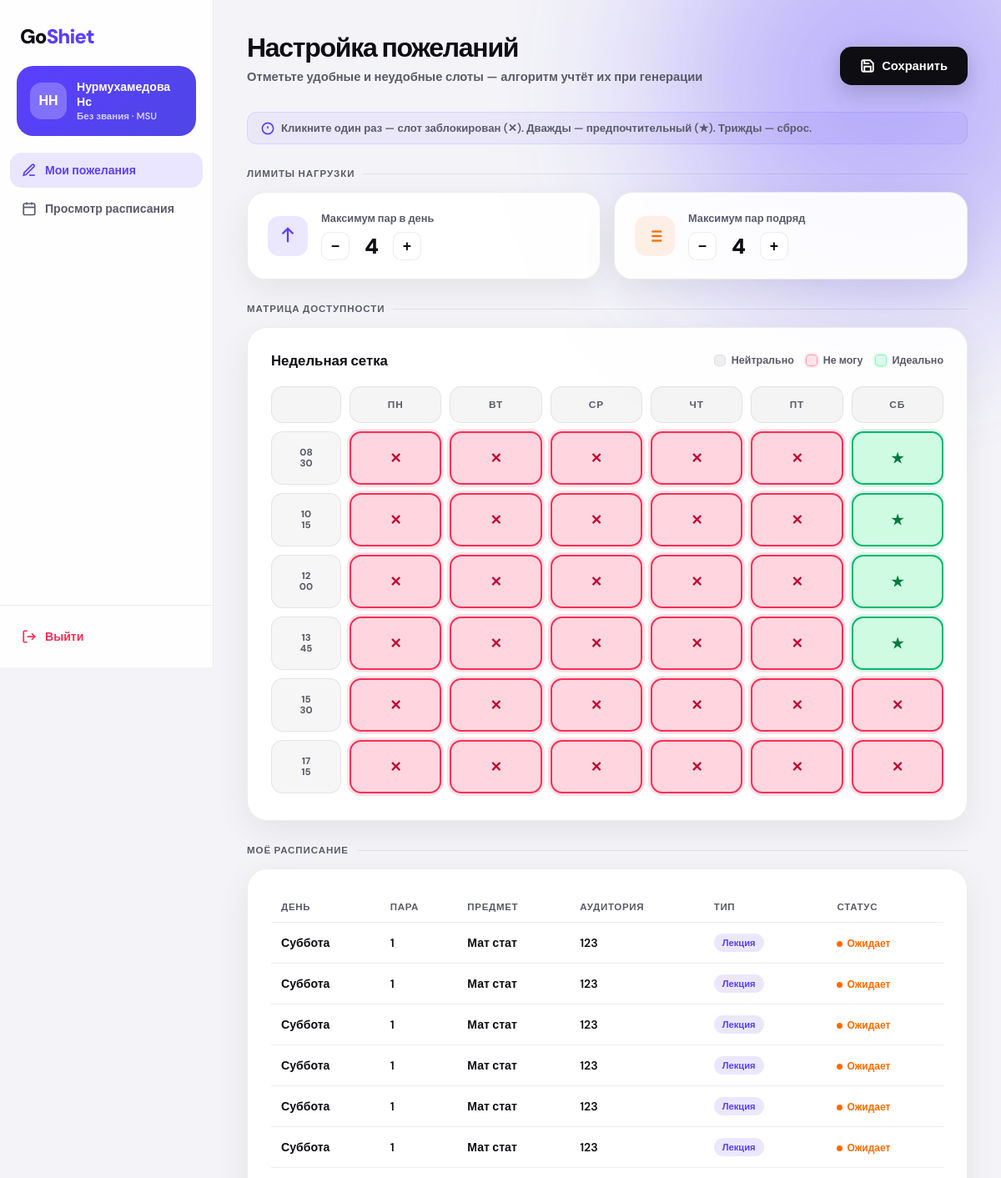
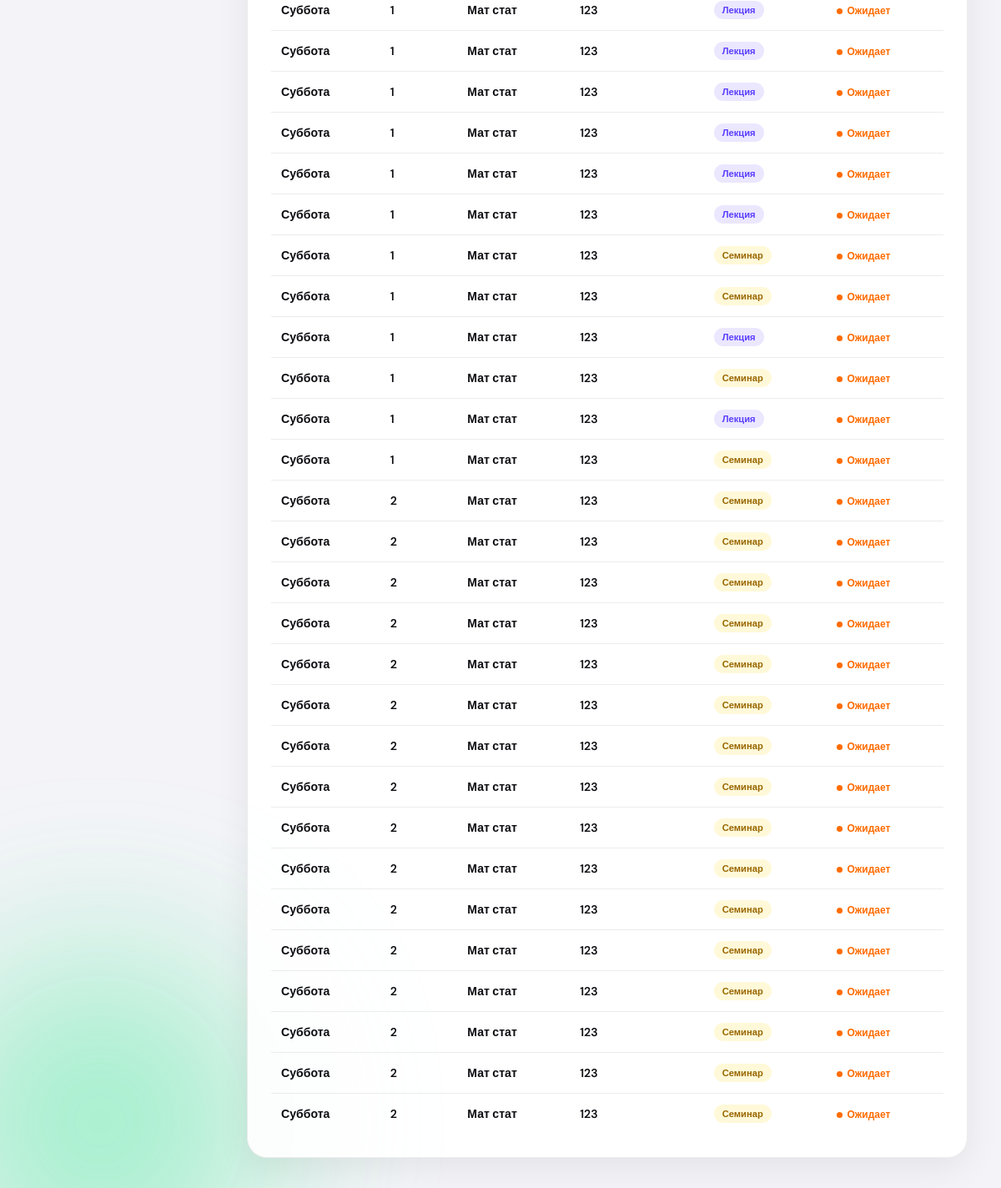
/teacher-dashboard/ (signed in), run on the app's committed database (2 pictures, top to bottom).
### core/models.py (models this page shows, shortened)
class User(AbstractUser):
    university     = models.ForeignKey(
        University, on_delete=models.CASCADE, null=True, blank=True,
        verbose_name="Университет"
    )
    is_admin       = models.BooleanField(default=False, verbose_name="Администратор ВУЗа")
    is_teacher     = models.BooleanField(default=False, verbose_name="Преподаватель")
    middle_name    = models.CharField(max_length=150, blank=True, null=True, verbose_name="Отчество")
    academic_title = models.CharField(max_length=50,  blank=True, null=True, verbose_name="Научное звание")
    class Meta:
        verbose_name        = "Пользователь"
        verbose_name_plural = "Пользователи"

class University(models.Model):
    name       = models.CharField(max_length=255, verbose_name="Название университета")
    created_at = models.DateTimeField(auto_now_add=True)
    class Meta:
        verbose_name        = "Университет"
        verbose_name_plural = "Университеты"

class TeacherPreference(models.Model):
    teacher = models.OneToOneField(
        User, on_delete=models.CASCADE,
        limit_choices_to={"is_teacher": True},
        related_name="preference", verbose_name="Преподаватель"
    )
    max_lessons_per_day      = models.PositiveSmallIntegerField(
        default=4, verbose_name="Макс. пар в день"
    )
    max_consecutive_lessons  = models.PositiveSmallIntegerField(
        default=2, verbose_name="Макс. пар подряд"
    )
    blocked_slots   = models.JSONField(default=list, blank=True, verbose_name="Заблокированные слоты")
    preferred_slots = models.JSONField(default=list, blank=True, verbose_name="Предпочтительные слоты")
    updated_at      = models.DateTimeField(auto_now=True)
    class Meta:
        verbose_name        = "Пожелания преподавателя"
        verbose_name_plural = "Пожелания преподавателей"

class ScheduleEntry(models.Model):
    university  = models.ForeignKey(
        University, on_delete=models.CASCADE, related_name="schedule_entries",
        verbose_name="Университет"
    )
    subject     = models.ForeignKey(
        Subject, on_delete=models.CASCADE, related_name="schedule_entries",
        verbose_name="Предмет"
    )
    teacher     = models.ForeignKey(
        User, on_delete=models.CASCADE,
        limit_choices_to={"is_teacher": True},
        related_name="schedule_entries", verbose_name="Преподаватель"
    )
    classroom   = models.ForeignKey(
        Classroom, on_delete=models.SET_NULL, null=True, blank=True,
        related_name="schedule_entries", verbose_name="Аудитория"
    )
    course      = models.ForeignKey(
        Course, on_delete=models.SET_NULL, null=True, blank=True,
        related_name="schedule_entries", verbose_name="Курс"
    )
    groups      = models.ManyToManyField(
        Group, blank=True,
        related_name="schedule_entries", verbose_name="Группы"
    )
    weekday     = models.PositiveSmallIntegerField(
        choices=WEEKDAYS, verbose_name="День недели"
    )
    slot_number = models.PositiveSmallIntegerField(
        verbose_name="Номер пары",
        help_text="1=08:30, 2=10:15, 3=12:00, 4=13:45, 5=15:30, 6=17:15"
    )
    lesson_type = models.CharField(
        max_length=20, choices=LESSON_TYPES, default="lecture",
        verbose_name="Тип занятия"
    )
    is_approved = models.BooleanField(default=False, verbose_name="Подтверждено")
    week_number = models.PositiveSmallIntegerField(default=1, verbose_name="Номер недели")
    created_at  = models.DateTimeField(auto_now_add=True)
    updated_at  = models.DateTimeField(auto_now=True)
    class Meta:
        unique_together     = ("teacher", "weekday", "slot_number")
        ordering            = ["weekday", "slot_number"]
        verbose_name        = "Запись расписания"
        verbose_name_plural = "Расписание"

class Subject(models.Model):
    university        = models.ForeignKey(
        University, on_delete=models.CASCADE, related_name="subjects",
        verbose_name="Университет"
    )
    name              = models.CharField(max_length=255, verbose_name="Название предмета")
    teacher           = models.ForeignKey(
        User, on_delete=models.SET_NULL, null=True, blank=True,
        limit_choices_to={"is_teacher": True},
        related_name="subjects", verbose_name="Преподаватель (основной)"
    )
    difficulty_points = models.PositiveSmallIntegerField(
        default=1, verbose_name="Сложность (1–5)",
        help_text="1 — лёгкий, 5 — очень сложный"
    )
    pairs_per_semester = models.PositiveSmallIntegerField(
        default=18, verbose_name="Пар в семестре"
    )
    course            = models.ForeignKey(
        Course, on_delete=models.SET_NULL, null=True, blank=True,
        related_name="subjects", verbose_name="Курс"
    )
    semester          = models.PositiveSmallIntegerField(
        default=1, verbose_name="Семестр"
    )
    class Meta:
        verbose_name        = "Предмет"
        verbose_name_plural = "Предметы"

class Classroom(models.Model):
    university   = models.ForeignKey(
        University, on_delete=models.CASCADE, related_name="classrooms",
        verbose_name="Университет"
    )
    name         = models.CharField(max_length=100, verbose_name="Номер / название")
    capacity     = models.PositiveIntegerField(default=30, verbose_name="Вместимость")
    room_type    = models.CharField(
        max_length=20, choices=ROOM_TYPES, default="seminar",
        verbose_name="Тип аудитории"
    )
    low_priority = models.BooleanField(
        default=False, verbose_name="Низкий приоритет",
        help_text="Использовать только если нет других подходящих аудиторий"
    )
    class Meta:
        verbose_name        = "Аудитория"
        verbose_name_plural = "Аудитории"

### core/views.py (the view)
    @login_required(login_url='auth')
    def wrapper(request, *args, **kwargs):
        if not request.user.is_teacher:
            return HttpResponse("Доступ запрещён.", status=403)
        return view_func(request, *args, **kwargs)

### core/views.py (called while the page is built)
def teacher_required(view_func):
    @login_required(login_url='auth')
    def wrapper(request, *args, **kwargs):
        if not request.user.is_teacher:
            return HttpResponse("Доступ запрещён.", status=403)
        return view_func(request, *args, **kwargs)
    wrapper.__name__ = view_func.__name__
    return wrapper

@teacher_required
def teacher_dashboard(request):
    teacher = request.user
    pref, _ = TeacherPreference.objects.get_or_create(teacher=teacher)
    my_schedule = (
        ScheduleEntry.objects
        .filter(teacher=teacher)
        .select_related('subject', 'classroom', 'course__direction')
        .order_by('weekday', 'slot_number')
    )
    context = {
        'pref': pref,
        'my_schedule': my_schedule,
    }
    return render(request, 'teacher_dashboard.html', context)

### templates/teacher_dashboard.html (shortened to what this page needs)
<!DOCTYPE html>
<html lang="ru">
<head>
</head>
<body>
<div class="orbs">
  <div class="orb o1"></div>
  <div class="orb o2"></div>
</div>
<div class="app">
  <aside class="sidebar">
    <div class="sb-head">
      <a href="{% url 'index' %}" class="logo">Go<span>Shiet</span></a>
    </div>
    <div class="sb-avatar">
      <div class="av-circle">
        {{ user.first_name|first|upper }}{{ user.last_name|first|upper }}
      </div>
      <div>
        <div class="av-name">{{ user.last_name }} {{ user.first_name }}</div>
        <div class="av-role">{{ user.academic_title|default:"Преподаватель" }} · {{ user.university.name }}</div>
      </div>
    </div>
    <nav class="sb-nav">
      <a class="nav-item active" href="{% url 'teacher_dashboard' %}">
        <svg viewBox="0 0 24 24"><path d="M12 20h9"/><path d="M16.5 3.5a2.121 2.121 0 0 1 3 3L7 19l-4 1 1-4L16.5 3.5z"/></svg>
        Мои пожелания
      </a>
      <a class="nav-item" href="{% url 'schedule' %}">
        <svg viewBox="0 0 24 24"><rect x="3" y="4" width="18" height="18" rx="2"/><line x1="16" y1="2" x2="16" y2="6"/><line x1="8" y1="2" x2="8" y2="6"/><line x1="3" y1="10" x2="21" y2="10"/></svg>
        Просмотр расписания
      </a>
    </nav>
    <div class="sb-foot">
      <a href="{% url 'logout' %}" class="nav-item logout">
        <svg viewBox="0 0 24 24"><path d="M9 21H5a2 2 0 0 1-2-2V5a2 2 0 0 1 2-2h4"/><polyline points="16 17 21 12 16 7"/><line x1="21" y1="12" x2="9" y2="12"/></svg>
        Выйти
      </a>
    </div>
  </aside>
  <main class="main">
    <div class="topbar">
      <div>
        <h1>Настройка пожеланий</h1>
        <p>Отметьте удобные и неудобные слоты — алгоритм учтёт их при генерации</p>
      </div>
      <button class="save-btn" id="saveBtn" onclick="savePreferences()">
        <svg viewBox="0 0 24 24"><path d="M19 21H5a2 2 0 0 1-2-2V5a2 2 0 0 1 2-2h11l5 5v11a2 2 0 0 1-2 2z"/><polyline points="17 21 17 13 7 13 7 21"/><polyline points="7 3 7 8 15 8"/></svg>
        <span>Сохранить</span>
      </button>
    </div>
    <div class="hint-bar">
      <svg viewBox="0 0 24 24"><circle cx="12" cy="12" r="10"/><line x1="12" y1="8" x2="12" y2="12"/><line x1="12" y1="16" x2="12.01" y2="16"/></svg>
      Кликните один раз — слот заблокирован (✕). Дважды — предпочтительный (★). Трижды — сброс.
    </div>
    <div class="section-label">Лимиты нагрузки</div>
    <div class="limits-row">
      <div class="limit-card">
        <div class="limit-icon" style="background:var(--purple-dim); color:var(--purple);">
          <svg viewBox="0 0 24 24"><path d="M12 20V4"/><path d="M5 9l7-7 7 7"/></svg>
        </div>
        <div style="flex:1;">
          <div class="limit-label">Максимум пар в день</div>
          <div class="limit-stepper">
            <button class="step-btn" onclick="step('day',-1)">−</button>
            <div class="step-val" id="val-day">{{ pref.max_lessons_per_day }}</div>
            <button class="step-btn" onclick="step('day',1)">+</button>
          </div>
        </div>
      </div>
      <div class="limit-card">
        <div class="limit-icon" style="background:rgba(255,107,0,.1); color:var(--orange);">
          <svg viewBox="0 0 24 24"><line x1="8" y1="6" x2="21" y2="6"/><line x1="8" y1="12" x2="21" y2="12"/><line x1="8" y1="18" x2="21" y2="18"/><line x1="3" y1="6" x2="3.01" y2="6"/><line x1="3" y1="12" x2="3.01" y2="12"/><line x1="3" y1="18" x2="3.01" y2="18"/></svg>
        </div>
        <div style="flex:1;">
          <div class="limit-label">Максимум пар подряд</div>
          <div class="limit-stepper">
            <button class="step-btn" onclick="step('consec',-1)">−</button>
            <div class="step-val" id="val-consec">{{ pref.max_consecutive_lessons }}</div>
            <button class="step-btn" onclick="step('consec',1)">+</button>
          </div>
        </div>
      </div>
    </div>
    <div class="section-label">Матрица доступности</div>
    <div class="matrix-card">
      <div class="matrix-head">
        <div class="matrix-title">Недельная сетка</div>
        <div class="legend">
          <div class="leg"><div class="leg-dot" style="background:rgba(13,13,18,.06); border:1.5px solid var(--border);"></div>Нейтрально</div>
          <div class="leg"><div class="leg-dot" style="background:var(--pink-dim); border:1.5px solid rgba(255,45,85,.4);"></div>Не могу</div>
          <div class="leg"><div class="leg-dot" style="background:var(--green-dim); border:1.5px solid rgba(0,230,118,.4);"></div>Идеально</div>
        </div>
      </div>
      <div class="matrix-grid-wrap">
        <div class="matrix-grid" id="matrixGrid">
          <div class="mg-label"></div>
          <div class="mg-label">Пн</div>
          <div class="mg-label">Вт</div>
          <div class="mg-label">Ср</div>
          <div class="mg-label">Чт</div>
          <div class="mg-label">Пт</div>
          <div class="mg-label">Сб</div>
        </div>
      </div>
    </div>
    <div class="section-label">Моё расписание</div>
    <div class="schedule-card">
      {% if my_schedule %}
        <table class="sched-table">
          <thead>
            <tr>
              <th>День</th>
              <th>Пара</th>
              <th>Предмет</th>
              <th>Аудитория</th>
              <th>Тип</th>
              <th>Статус</th>
            </tr>
          </thead>
          <tbody>
            {% for e in my_schedule %}
            <tr>
              <td>{{ e.get_weekday_display }}</td>
              <td>{{ e.slot_number }}</td>
              <td>{{ e.subject.name }}</td>
              <td>{{ e.classroom.name|default:"—" }}</td>
              <td><span class="type-pill type-{{ e.lesson_type }}">{{ e.get_lesson_type_display }}</span></td>
              <td>
                {% if e.is_approved %}
                  <span class="approved-dot yes">Подтверждено</span>
                {% else %}
                  <span class="approved-dot no">Ожидает</span>
                {% endif %}
              </td>
            </tr>
            {% endfor %}
          </tbody>
        </table>
      {% else %}
        <div class="sched-empty">
          <svg viewBox="0 0 24 24"><rect x="3" y="4" width="18" height="18" rx="2"/><line x1="16" y1="2" x2="16" y2="6"/><line x1="8" y1="2" x2="8" y2="6"/><line x1="3" y1="10" x2="21" y2="10"/></svg>
          Расписание ещё не сгенерировано — ваши пожелания учтут при первой генерации.
        </div>
      {% endif %}
    </div>
  </main>
</div>
</body>
</html>

### data on the page
User: first_name|first "Н", last_name|first "Н", last_name "Нурмухамедова", first_name "Нс", academic_title "Без звания", university.name "MSU"
TeacherPreference: max_lessons_per_day "4", max_consecutive_lessons "4"
ScheduleEntry: weekday "Суббота", slot_number "1", subject.name "Мат стат", classroom.name "123", lesson_type "Лекция", is_approved "Ожидает"
ScheduleEntry: weekday "Суббота", slot_number "1", subject.name "Мат стат", classroom.name "123", lesson_type "Лекция", is_approved "Ожидает"
ScheduleEntry: weekday "Суббота", slot_number "1", subject.name "Мат стат", classroom.name "123", lesson_type "Лекция", is_approved "Ожидает"
ScheduleEntry: weekday "Суббота", slot_number "1", subject.name "Мат стат", classroom.name "123", lesson_type "Лекция", is_approved "Ожидает"
ScheduleEntry: weekday "Суббота", slot_number "1", subject.name "Мат стат", classroom.name "123", lesson_type "Лекция", is_approved "Ожидает"
ScheduleEntry: weekday "Суббота", slot_number "1", subject.name "Мат стат", classroom.name "123", lesson_type "Лекция", is_approved "Ожидает"
ScheduleEntry: weekday "Суббота", slot_number "1", subject.name "Мат стат", classroom.name "123", lesson_type "Лекция", is_approved "Ожидает"
ScheduleEntry: weekday "Суббота", slot_number "1", subject.name "Мат стат", classroom.name "123", lesson_type "Лекция", is_approved "Ожидает"
ScheduleEntry: weekday "Суббота", slot_number "1", subject.name "Мат стат", classroom.name "123", lesson_type "Лекция", is_approved "Ожидает"
ScheduleEntry: weekday "Суббота", slot_number "1", subject.name "Мат стат", classroom.name "123", lesson_type "Лекция", is_approved "Ожидает"
ScheduleEntry: weekday "Суббота", slot_number "1", subject.name "Мат стат", classroom.name "123", lesson_type "Лекция", is_approved "Ожидает"
ScheduleEntry: weekday "Суббота", slot_number "1", subject.name "Мат стат", classroom.name "123", lesson_type "Лекция", is_approved "Ожидает"
ScheduleEntry: weekday "Суббота", slot_number "1", subject.name "Мат стат", classroom.name "123", lesson_type "Семинар", is_approved "Ожидает"
ScheduleEntry: weekday "Суббота", slot_number "1", subject.name "Мат стат", classroom.name "123", lesson_type "Семинар", is_approved "Ожидает"
ScheduleEntry: weekday "Суббота", slot_number "1", subject.name "Мат стат", classroom.name "123", lesson_type "Лекция", is_approved "Ожидает"
ScheduleEntry: weekday "Суббота", slot_number "1", subject.name "Мат стат", classroom.name "123", lesson_type "Семинар", is_approved "Ожидает"
ScheduleEntry: weekday "Суббота", slot_number "1", subject.name "Мат стат", classroom.name "123", lesson_type "Лекция", is_approved "Ожидает"
ScheduleEntry: weekday "Суббота", slot_number "1", subject.name "Мат стат", classroom.name "123", lesson_type "Семинар", is_approved "Ожидает"
ScheduleEntry: weekday "Суббота", slot_number "2", subject.name "Мат стат", classroom.name "123", lesson_type "Семинар", is_approved "Ожидает"
ScheduleEntry: weekday "Суббота", slot_number "2", subject.name "Мат стат", classroom.name "123", lesson_type "Семинар", is_approved "Ожидает"
ScheduleEntry: weekday "Суббота", slot_number "2", subject.name "Мат стат", classroom.name "123", lesson_type "Семинар", is_approved "Ожидает"
ScheduleEntry: weekday "Суббота", slot_number "2", subject.name "Мат стат", classroom.name "123", lesson_type "Семинар", is_approved "Ожидает"
ScheduleEntry: weekday "Суббота", slot_number "2", subject.name "Мат стат", classroom.name "123", lesson_type "Семинар", is_approved "Ожидает"
ScheduleEntry: weekday "Суббота", slot_number "2", subject.name "Мат стат", classroom.name "123", lesson_type "Семинар", is_approved "Ожидает"
ScheduleEntry: weekday "Суббота", slot_number "2", subject.name "Мат стат", classroom.name "123", lesson_type "Семинар", is_approved "Ожидает"
ScheduleEntry: weekday "Суббота", slot_number "2", subject.name "Мат стат", classroom.name "123", lesson_type "Семинар", is_approved "Ожидает"
ScheduleEntry: weekday "Суббота", slot_number "2", subject.name "Мат стат", classroom.name "123", lesson_type "Семинар", is_approved "Ожидает"
ScheduleEntry: weekday "Суббота", slot_number "2", subject.name "Мат стат", classroom.name "123", lesson_type "Семинар", is_approved "Ожидает"
ScheduleEntry: weekday "Суббота", slot_number "2", subject.name "Мат стат", classroom.name "123", lesson_type "Семинар", is_approved "Ожидает"
ScheduleEntry: weekday "Суббота", slot_number "2", subject.name "Мат стат", classroom.name "123", lesson_type "Семинар", is_approved "Ожидает"
ScheduleEntry: weekday "Суббота", slot_number "2", subject.name "Мат стат", classroom.name "123", lesson_type "Семинар", is_approved "Ожидает"
ScheduleEntry: weekday "Суббота", slot_number "2", subject.name "Мат стат", classroom.name "123", lesson_type "Семинар", is_approved "Ожидает"
ScheduleEntry: weekday "Суббота", slot_number "2", subject.name "Мат стат", classroom.name "123", lesson_type "Семинар", is_approved "Ожидает"
ScheduleEntry: weekday "Суббота", slot_number "2", subject.name "Мат стат", classroom.name "123", lesson_type "Семинар", is_approved "Ожидает"
